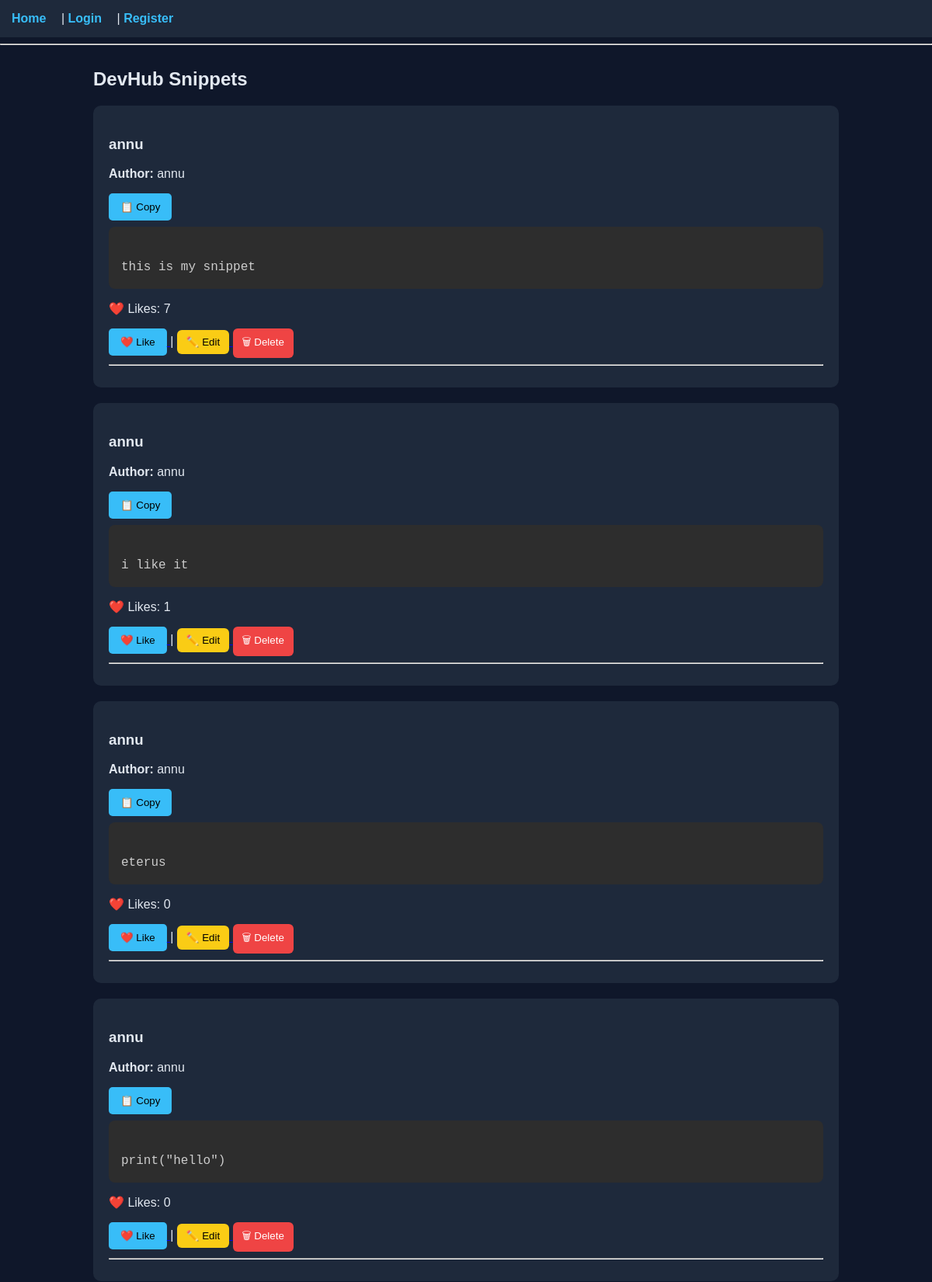
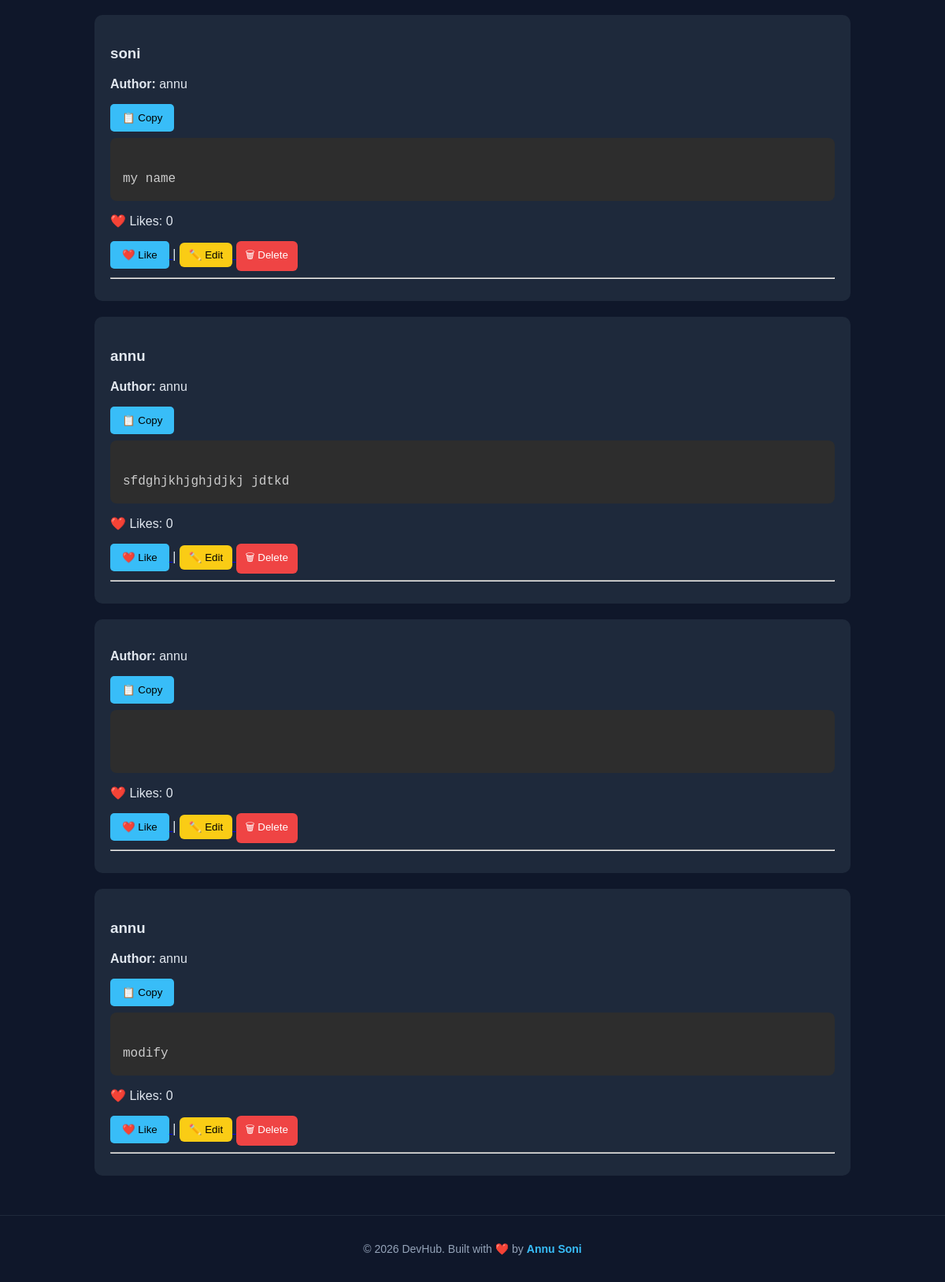
Page /snippets on the committed database (2 pictures, top to bottom).
### tables this page shows
CREATE TABLE snippets(
id INTEGER PRIMARY KEY AUTOINCREMENT,
title TEXT,
code TEXT,
author TEXT
, likes INTEGER DEFAULT 0);

### app.py (the view)
@app.route("/snippets")
def view_snippets():
    conn = sqlite3.connect("database/db.sqlite3")
    cursor = conn.cursor()
    cursor.execute("SELECT * FROM snippets")
    snippets = cursor.fetchall()
    conn.close()
    return render_template("view_snippet.html", snippets=snippets)

### templates/view_snippet.html (shortened to what this page needs)
{% extends "base.html" %}
{% block content %}
<h2>DevHub Snippets</h2>
{% for snippet in snippets %}
<div class="card">
<h3>{{snippet[1]}}</h3>
<p><b>Author:</b> {{snippet[3]}}</p>
<button onclick="copyCode(this)">📋 Copy</button>
<pre><code class="language-python">
</code></pre>
<p>❤️ Likes: {{snippet[4]}}</p>
<a href="/like/{{snippet[0]}}">
<button>❤️ Like</button>
</a>|
<a href="/edit/{{snippet[0]}}">
<button class="edit-btn">✏️ Edit</button>
</a>
<a href="/delete/{{snippet[0]}}">
<button class="delete-btn">🗑 Delete</button>
</a>
<hr>
</div>
{% endfor %}
{% endblock %}

### static/css/style.css (style rules this page uses)
body { font-family: Arial, sans-serif; background:#0f172a; color:#e2e8f0; margin:0; padding:0; }
.card { background:#1e293b; padding:20px; border-radius:10px; margin-bottom:20px; }
pre { background:#020617; padding:15px; border-radius:8px; overflow-x:auto; }
button { background:#38bdf8; border:none; padding:10px 15px; border-radius:5px; cursor:pointer; }
.edit-btn { background:#facc15; color:black; border:none; padding:8px 12px; border-radius:6px; cursor:pointer; }
.delete-btn { background:#ef4444; color:white; border:none; padding:8px 12px; border-radius:6px; cursor:pointer; }

### rows in the picture
snippets: title "annu", author "annu", likes "7"
snippets: title "annu", author "annu", likes "1"
snippets: title "annu", author "annu", likes "0"
snippets: title "annu", author "annu", likes "0"
snippets: title "soni", author "annu", likes "0"
snippets: title "annu", author "annu", likes "0"
snippets: author "annu", likes "0"
snippets: title "annu", author "annu", likes "0"
